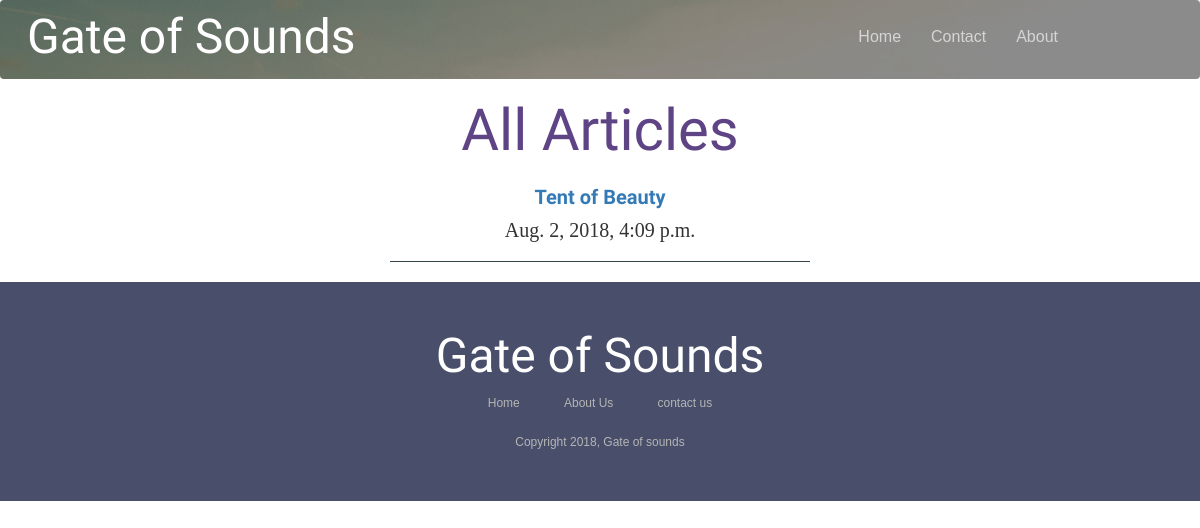
/post/, run on an earlier commit of the app's database.
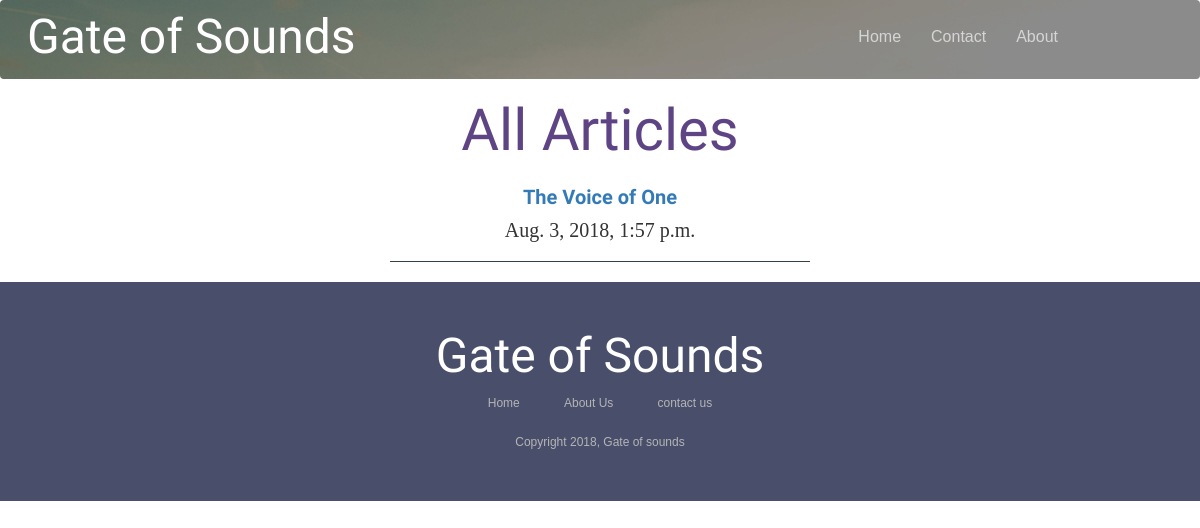
And on a later commit of the database.
### sounds/models.py (models this page shows, shortened)
class Post(models.Model):
    title = models.CharField(max_length= 150)
    body = models.TextField()
    date = models.DateTimeField()
    author= models.TextField(default='Sunny awugo')
    def get_absolute_url(self):
        return reverse('post-detail', args=[str(self.id)])
    class Meta:
        ordering = ["-date"]

### sounds/views.py (the view)
# urls.py: path('post/', views.PostListView.as_view(), name='posts'),
class PostListView(generic.ListView):
    model = Post
    paginate_by = 1

### sounds/templates/sounds/post_list.html
{% extends 'base_generic.html' %}
{% block content %}
{% load static %}
{% load bootstrap3 %}
<link rel='stylesheet' href='{% static "sounds/style.css" %}'>
<div class='work'>
        <strong></strong><h2 style="font-family: 'Tangerine', serif; font-size: 58px; color:#5E4485;">All Articles</h2></strong>
        {% for post in post_list %}
                <div class='blogpost'>
                    <h3><strong><a style="font-family: 'Ubuntu', serif; font-size: 20px;" href="{{ post.get_absolute_url }}">{{ post.title }}</strong></h3></a>
                    <h4 style="font-family: 'Ubuntu:italic', serif; font-size: 20px;">{{ post.date }}</h4>
                    <hr style='border-color:#35424a;'>
                </div>
        {% endfor %}
    </div>
{% endblock %}

What changed in the data, as far as the page shows it:
no longer on this page (row unchanged): Post: title "Tent of Beauty", date "Aug. 2, 2018, 4:09 p.m."
added Post: title "The Voice of One", date "Aug. 3, 2018, 1:57 p.m."
